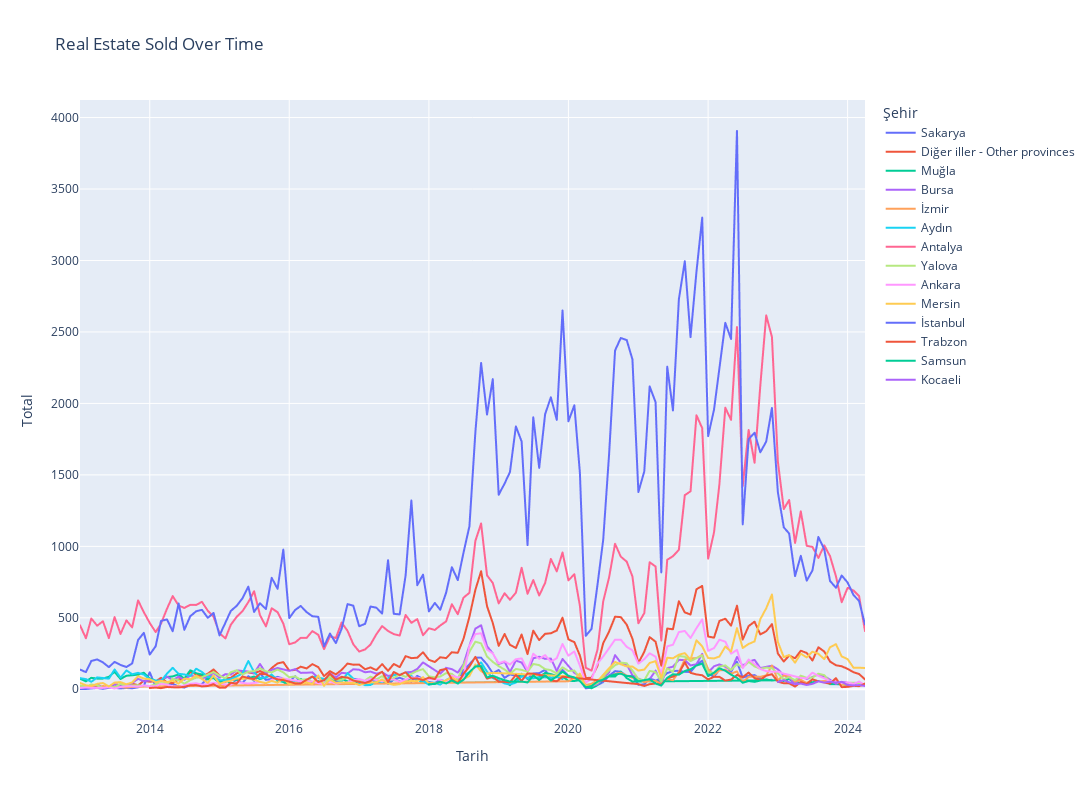

This figure's notebook cell:
### Code cell
dff = df_f_cities_aggregated[df_f_cities_aggregated['Şehir'] == "İstanbul"]
fig = px.line(df_f_cities_aggregated, x=df_f_cities_aggregated.index, 
                      y='Total', color='Şehir', title='Real Estate Sold Over Time',
)
fig.update_layout(width=1800, height=800)

fig.show()
